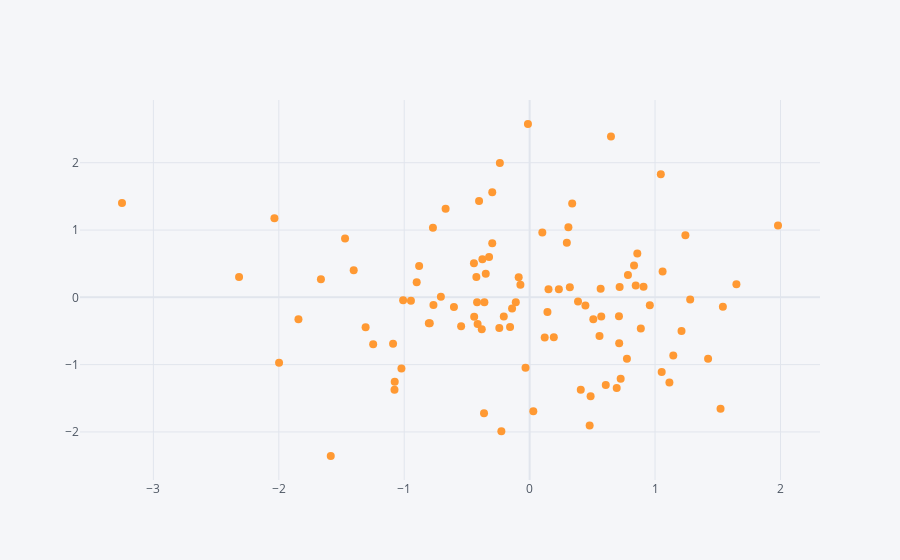

This figure's notebook cell:
### Code cell
#to set a custom size for the markers, use the argument size, it's an optional argument.
df.iplot(kind='scatter', x='A', y='B', mode='markers', size=8)
